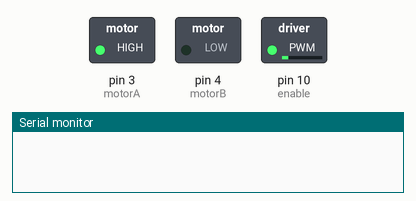
Simulated run of this sketch. Board: Arduino Uno, built with avr-gcc and run on an emulated ATmega328P. Parts: switched loads named in the sketch (green lamp = pin HIGH), the last lines printed to the serial monitor.

Above: at 0.1 s.
At 9.9 s:
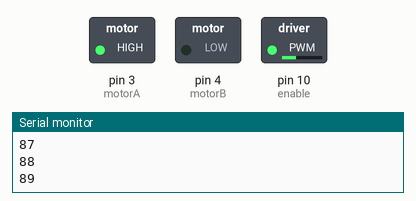
At 19.91 s:
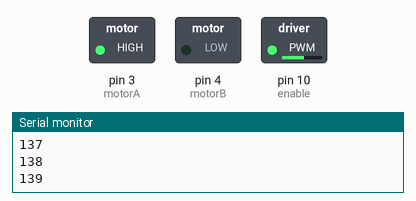
At 39.73 s:
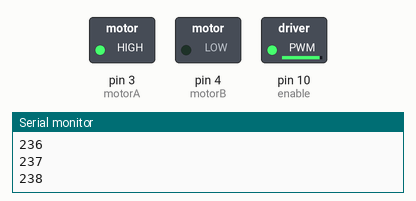
Timing chart, 0 to 40.0 s (numbered marks = the images above):
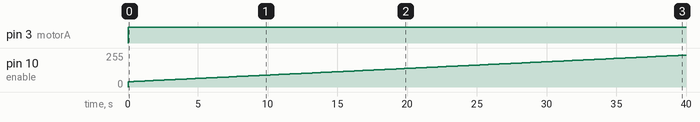

Measured:
- by itself, pin 3 (motorA): LOW → HIGH at 0.00 s
- by itself, pin 10 (enable): moves from 40/255 to 239/255 over 39.6 s

The sketch:

motor_amarillo_sep28a.ino
```cpp
const byte motorA = 3;
const byte motorB = 4;
const byte enable = 10;

byte velocidadInicial = 40;
void setup() {
  Serial.begin(9600);
  pinMode(motorA, OUTPUT);
  pinMode(motorB, OUTPUT);

  analogWrite(enable, velocidadInicial);
}

void loop() {
  control(true,velocidadInicial);
  velocidadInicial++;
  delay(200);
  Serial.println(velocidadInicial);
}

void control(bool sentido, byte vel) {
  if(sentido == true) {
    digitalWrite(motorA, HIGH);
    digitalWrite(motorB, LOW);
  } else {
    digitalWrite(motorA, LOW);
    digitalWrite(motorB, HIGH);
  }
  analogWrite(enable, vel);
}
```
